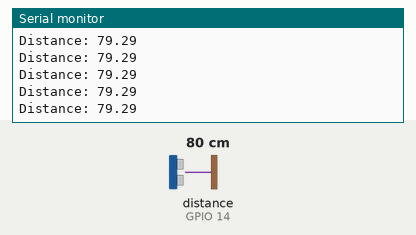
Recording of a sketch running on a simulated ESP32. Shown: the last lines printed to the serial monitor. Wiring (inferred from the names in the program): ultrasonic range finder: trigger GPIO 12; echo GPIO 14. The test bench sets the inputs (shaded band); at power-on: distance to the obstacle (sensor on GPIO 14) 80 cm. The echo pulse lasts 58.3 µs per cm; WiFi joins after 1.5 s; servers stay silent unless stated; the camera gives no picture.

Above: at 5.0 s.
5.1 s: distance to the obstacle (sensor on GPIO 14) set to 2 cm
At 5.4 s:
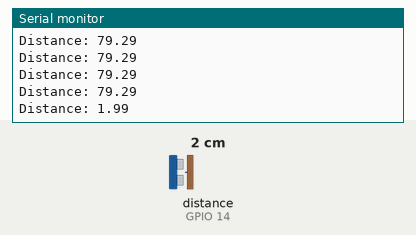
6.6 s: distance to the obstacle (sensor on GPIO 14) set to 4 cm
At 10.7 s:
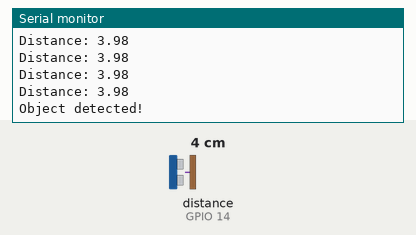
Timing chart, 0 to 12.2 s (numbered marks = the images above; inputs shaded):
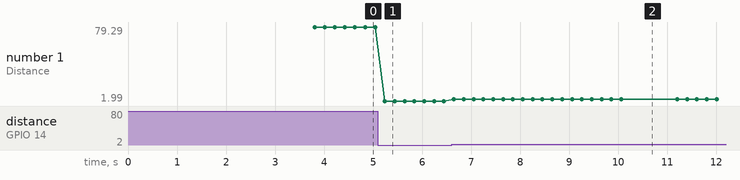

Measured:
- after the input at 5.1 s, the serial monitor: prints a new line after 0.14 s (image 1)
- after the input at 6.6 s, the serial monitor: prints a new line after 0.05 s (image 2)
- plotted number 1: 79.29 → 1.99 after the input at 5.1 s, 1.99 → 3.98 after the input at 6.6 s

The sketch:

esp32cam_capture.ino
```cpp
#include "esp_camera.h"
#include <WiFi.h>
#include <WiFiClientSecure.h>

const char* ssid = ""; //enter wifi id
const char* password = ""; //enter wifi password
//note that ESP32, ESP32 cam AND the machine in which you run the fetch_send file must all be in the same network

String BOTtoken = ""; //insert bot token
String CHAT_ID = ""; //insert chat id

WiFiClientSecure client;

// Ultrasonic pins
#define TRIG_PIN 12
#define ECHO_PIN 14

// AI Thinker ESP32-CAM pins
#define PWDN_GPIO_NUM     32
#define RESET_GPIO_NUM    -1
#define XCLK_GPIO_NUM      0
#define SIOD_GPIO_NUM     26
#define SIOC_GPIO_NUM     27
#define Y9_GPIO_NUM       35
#define Y8_GPIO_NUM       34
#define Y7_GPIO_NUM       39
#define Y6_GPIO_NUM       36
#define Y5_GPIO_NUM       21
#define Y4_GPIO_NUM       19
#define Y3_GPIO_NUM       18
#define Y2_GPIO_NUM        5
#define VSYNC_GPIO_NUM    25
#define HREF_GPIO_NUM     23
#define PCLK_GPIO_NUM     22

// -------- WiFi reconnect --------
void ensureWiFi() {
  if (WiFi.status() == WL_CONNECTED) return;

  Serial.println("WiFi reconnecting...");
  WiFi.begin(ssid, password);

  while (WiFi.status() != WL_CONNECTED) {
    delay(500);
    Serial.print(".");
  }

  Serial.println(" connected");
}

// -------- Camera --------
void startCamera() {

  camera_config_t config;

  config.ledc_channel = LEDC_CHANNEL_0;
  config.ledc_timer = LEDC_TIMER_0;

  config.pin_d0 = Y2_GPIO_NUM;
  config.pin_d1 = Y3_GPIO_NUM;
  config.pin_d2 = Y4_GPIO_NUM;
  config.pin_d3 = Y5_GPIO_NUM;
  config.pin_d4 = Y6_GPIO_NUM;
  config.pin_d5 = Y7_GPIO_NUM;
  config.pin_d6 = Y8_GPIO_NUM;
  config.pin_d7 = Y9_GPIO_NUM;

  config.pin_xclk = XCLK_GPIO_NUM;
  config.pin_pclk = PCLK_GPIO_NUM;
  config.pin_vsync = VSYNC_GPIO_NUM;
  config.pin_href = HREF_GPIO_NUM;

  config.pin_sscb_sda = SIOD_GPIO_NUM;
  config.pin_sscb_scl = SIOC_GPIO_NUM;

  config.pin_pwdn = PWDN_GPIO_NUM;
  config.pin_reset = RESET_GPIO_NUM;

  config.xclk_freq_hz = 20000000;
  config.pixel_format = PIXFORMAT_JPEG;

  config.frame_size = FRAMESIZE_UXGA;
  config.jpeg_quality = 10;

  config.fb_count = 1;
  config.fb_location = CAMERA_FB_IN_PSRAM;
  config.grab_mode = CAMERA_GRAB_LATEST;

  esp_err_t err = esp_camera_init(&config);

  if (err != ESP_OK) {
    Serial.printf("Camera init failed: 0x%x\n", err);
    return;
  }

  Serial.println("Camera initialized");
}

// -------- Distance --------
float getDistance() {

  digitalWrite(TRIG_PIN, LOW);
  delayMicroseconds(2);

  digitalWrite(TRIG_PIN, HIGH);
  delayMicroseconds(10);

  digitalWrite(TRIG_PIN, LOW);

  long duration = pulseIn(ECHO_PIN, HIGH, 30000);

  float distance = duration * 0.034 / 2;

  return distance;
}

// -------- Send Photo --------
bool sendPhoto() {

  delay(200);

  // Flush old buffered frames
  camera_fb_t * fb = NULL;

  for (int i = 0; i < 3; i++) {

    fb = esp_camera_fb_get();

    if (fb) {
      esp_camera_fb_return(fb);
      fb = NULL;
    }

    delay(100);
  }

  // Capture fresh frame
  fb = esp_camera_fb_get();

  if (!fb) {
    Serial.println("Camera capture failed");
    return false;
  }

  Serial.println("Connecting to Telegram...");

  if (!client.connect("api.telegram.org", 443)) {

    Serial.println("Telegram connection failed");

    esp_camera_fb_return(fb);

    return false;
  }

  String head =
    "--ESP32\r\n"
    "Content-Disposition: form-data; name=\"chat_id\";\r\n\r\n" +
    CHAT_ID +
    "\r\n--ESP32\r\n"
    "Content-Disposition: form-data; name=\"photo\"; filename=\"esp32.jpg\"\r\n"
    "Content-Type: image/jpeg\r\n\r\n";

  String tail = "\r\n--ESP32--\r\n";

  uint32_t totalLen = fb->len + head.length() + tail.length();

  client.println("POST /bot" + BOTtoken + "/sendPhoto HTTP/1.1");
  client.println("Host: api.telegram.org");
  client.println("Content-Length: " + String(totalLen));
  client.println("Content-Type: multipart/form-data; boundary=ESP32");
  client.println();

  client.print(head);

  client.write(fb->buf, fb->len);

  client.print(tail);

  esp_camera_fb_return(fb);

  client.stop();

  Serial.println("Fresh photo sent");

  return true;
}

void setup() {

  Serial.begin(115200);

  pinMode(TRIG_PIN, OUTPUT);
  pinMode(ECHO_PIN, INPUT);

  Serial.println();
  Serial.println("Connecting to WiFi...");

  WiFi.begin(ssid, password);

  while (WiFi.status() != WL_CONNECTED) {
    delay(500);
    Serial.print(".");
  }

  Serial.println();
  Serial.println("WiFi connected");

  Serial.print("IP Address: ");
  Serial.println(WiFi.localIP());

  client.setInsecure();

  startCamera();

  delay(2000);
}

unsigned long lastTrigger = 0;

void loop() {

  ensureWiFi();

  float distance = getDistance();

  Serial.print("Distance: ");
  Serial.println(distance);

  if (distance > 1 && distance < 5) {

    // 10 second cooldown
    if (millis() - lastTrigger > 10000) {

      Serial.println("Object detected!");

      if (!sendPhoto()) {

        Serial.println("Retrying...");

        sendPhoto();
      }

      lastTrigger = millis();
    }
  }

  delay(200);
}
```
